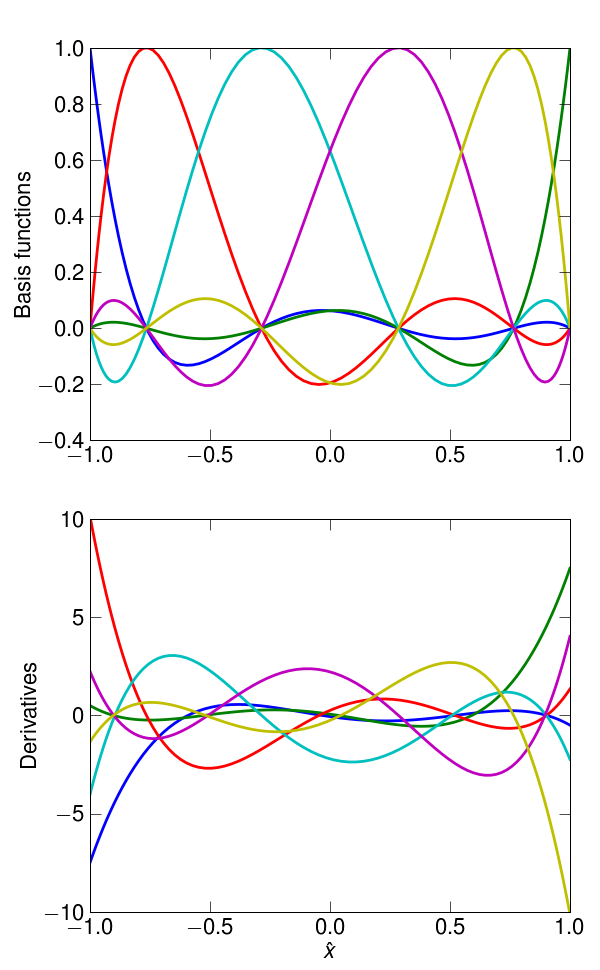

Python code for this plot:
from FIAT import Lagrange,quadrature,shapes,jacobi
from pylab import *

def set_sizes_talk():
    golden = (sqrt(5)-1)/2
    fig_width = 6;
    #fig_size = (fig_width,fig_width*golden)
    fig_size = (fig_width,fig_width/golden)
    rcParams.update({'axes.titlesize': 16,
                     'axes.labelsize': 16,
                     'text.fontsize': 18,
                     'legend.fontsize': 16,
                     #'legend.markerscale' : 8,
                     'xtick.labelsize': 16,
                     'ytick.labelsize': 16,
                     'text.usetex': True,
                     'linewidth': 4,
                     'figure.figsize': fig_size})
    #subplots_adjust(left=0.06,right=0.975,bottom=0.08,top=0.94)
    subplots_adjust(left=0.15,right=0.95,bottom=0.06,top=0.95)

set_sizes_talk()
rcParams.update({'backend': 'png'})
m=5
n=100
u = Lagrange.Lagrange(1,m,shapes.line_point_family_lgl)
ufs=u.function_space()
q=quadrature.make_quadrature(1,n)
x=q.get_points()
t=ufs.tabulate_jet(1,x)
B=t[0][(0,)]
D=t[1][(1,)]
subplot(211)
p = [plot(x,B[i],linewidth=2) for i in range(m+1)]
ylabel('Basis functions')
#xlabel('$\hat{x}$')
subplot(212)
p = [plot(x,D[i],linewidth=2) for i in range(m+1)]
ylim(-10,10)
ylabel('Derivatives')
xlabel('$\hat{x}$')
savefig('lgl.png')


